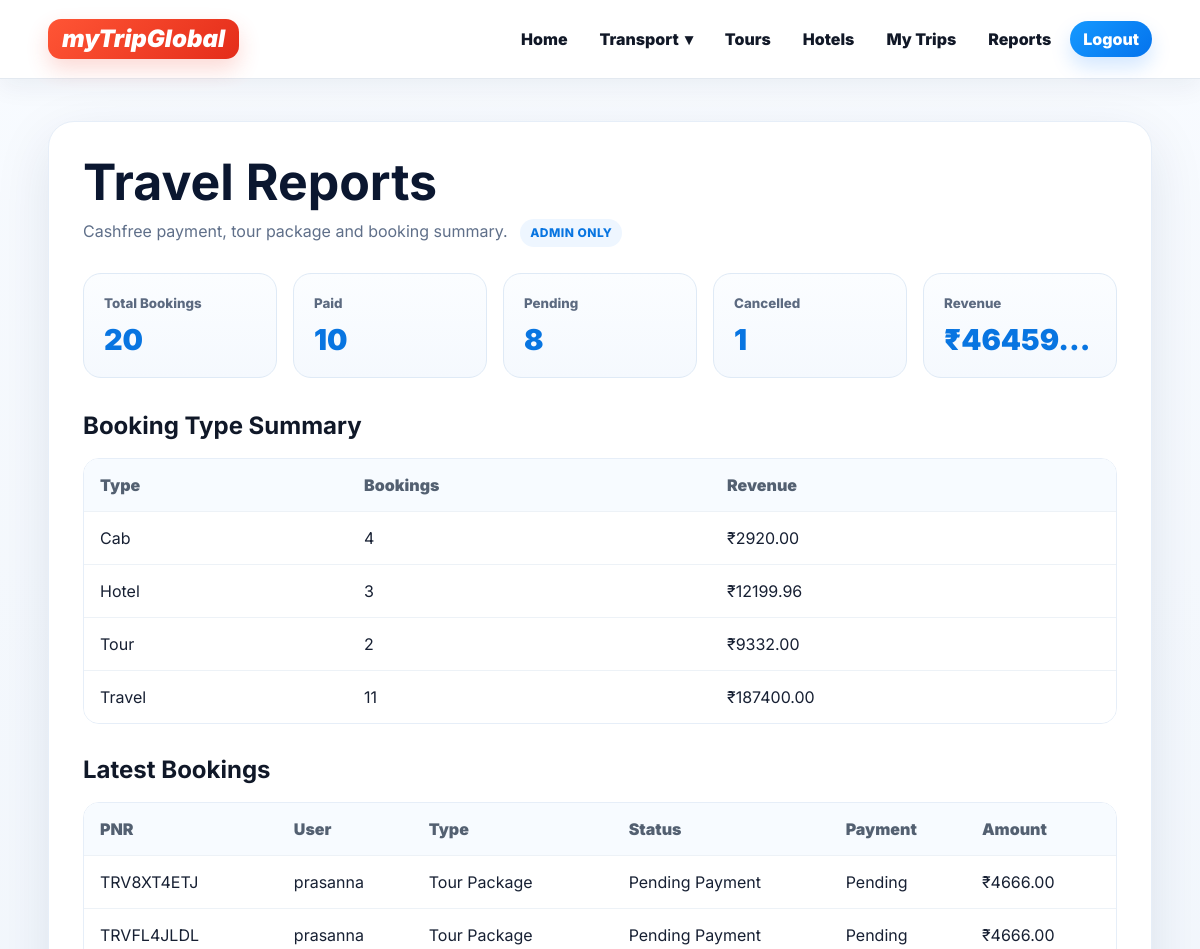
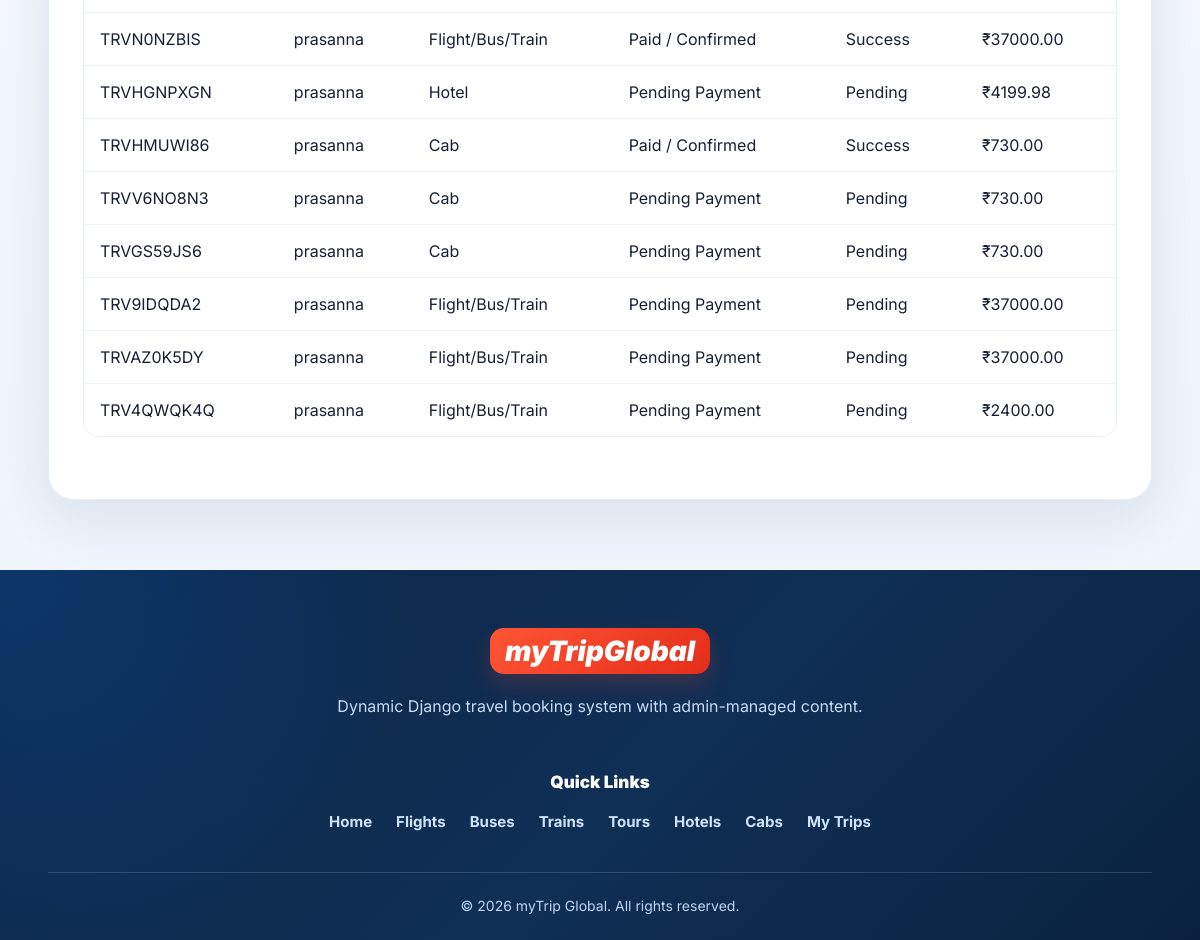
Screenshot of /dashboard/reports/ (signed in) with the database file from the repository (2 pictures, top to bottom).
### booking/models.py (models this page shows, shortened)
class SiteSetting(models.Model):
    site_name = models.CharField(max_length=100, default='myTrip Global')
    logo_text = models.CharField(max_length=40, default='myTrip')
    tagline = models.CharField(max_length=150, blank=True, default="")
    hero_title = models.CharField(max_length=180, default='Book flights, buses, trains, hotels, tours and cabs in one place')
    hero_subtitle = models.TextField(default='Search travel, select seats, choose packages and pay securely online with Cashfree.')
    hero_image = models.ImageField(upload_to='site/', blank=True, null=True)
    support_email = models.EmailField(blank=True)
    support_phone = models.CharField(max_length=25, blank=True)
    footer_about = models.TextField(default='Book flights, buses, trains, tour packages, hotels and cabs from one trusted travel platform.')
    instagram_url = models.URLField(blank=True)
    twitter_url = models.URLField(blank=True)
    facebook_url = models.URLField(blank=True)
    is_active = models.BooleanField(default=True)
    updated_at = models.DateTimeField(auto_now=True)
    class Meta:
        verbose_name = 'Site Setting'
        verbose_name_plural = 'Site Settings'
    @classmethod
    def load(cls):
        return cls.objects.filter(is_active=True).order_by('-updated_at').first() or cls()

class Booking(models.Model):
    BOOKING_TYPES = [
        ('travel', 'Flight/Bus/Train'),
        ('tour', 'Tour Package'),
        ('hotel', 'Hotel'),
        ('cab', 'Cab'),
    ]
    STATUS_CHOICES = [
        ('pending', 'Pending Payment'),
        ('paid', 'Paid / Confirmed'),
        ('failed', 'Payment Failed'),
        ('cancelled', 'Cancelled'),
    ]
    PAYMENT_CHOICES = [
        ('pending', 'Pending'),
        ('success', 'Success'),
        ('failed', 'Failed'),
        ('refunded', 'Refunded'),
    ]
    user = models.ForeignKey(settings.AUTH_USER_MODEL, on_delete=models.CASCADE, related_name='bookings')
    booking_type = models.CharField(max_length=20, choices=BOOKING_TYPES)
    travel_service = models.ForeignKey(TravelService, on_delete=models.SET_NULL, null=True, blank=True)
    tour_package = models.ForeignKey(TourPackage, on_delete=models.SET_NULL, null=True, blank=True)
    hotel = models.ForeignKey(Hotel, on_delete=models.SET_NULL, null=True, blank=True)
    cab = models.ForeignKey(Cab, on_delete=models.SET_NULL, null=True, blank=True)
    pnr = models.CharField(max_length=15, unique=True, blank=True)
    travellers = models.PositiveIntegerField(default=1)
    selected_seats = models.JSONField(default=list, blank=True)
    check_in = models.DateField(blank=True, null=True)
    check_out = models.DateField(blank=True, null=True)
    rooms = models.PositiveIntegerField(default=1)
    pickup_location = models.CharField(max_length=150, blank=True)
    drop_location = models.CharField(max_length=150, blank=True)
    pickup_date = models.DateField(blank=True, null=True)
    tour_travel_date = models.DateField(blank=True, null=True)
    distance_km = models.DecimalField(max_digits=8, decimal_places=2, default=Decimal('0.00'))
    special_requests = models.TextField(blank=True)
    total_amount = models.DecimalField(max_digits=10, decimal_places=2, default=Decimal('0.00'))
    status = models.CharField(max_length=20, choices=STATUS_CHOICES, default='pending')
    payment_status = models.CharField(max_length=20, choices=PAYMENT_CHOICES, default='pending')
    created_at = models.DateTimeField(auto_now_add=True)
    cancelled_at = models.DateTimeField(blank=True, null=True)
    class Meta:
        ordering = ['-created_at']

### booking/views.py (the view)
# urls.py: path('dashboard/reports/', views.staff_reports, name='staff_reports'),
@login_required
def staff_reports(request):
    if not (request.user.is_staff or request.user.is_superuser):
        messages.error(request, 'Reports are available only for admin/staff users.')
        return redirect('home')
    total_bookings = Booking.objects.count()
    confirmed_bookings = Booking.objects.filter(status='paid').count()
    pending_bookings = Booking.objects.filter(status='pending').count()
    cancelled_bookings = Booking.objects.filter(status='cancelled').count()
    revenue = Booking.objects.filter(status='paid').aggregate(total=Sum('total_amount'))['total'] or Decimal('0.00')
    by_type = Booking.objects.values('booking_type').annotate(count=Count('id'), revenue=Sum('total_amount')).order_by('booking_type')
    latest_bookings = Booking.objects.select_related('user', 'travel_service', 'tour_package', 'hotel', 'cab').order_by('-created_at')[:10]
    return render(request, 'staff_reports.html', {
        'total_bookings': total_bookings,
        'confirmed_bookings': confirmed_bookings,
        'pending_bookings': pending_bookings,
        'cancelled_bookings': cancelled_bookings,
        'revenue': revenue,
        'by_type': by_type,
        'latest_bookings': latest_bookings,
    })

### booking/context_processors.py (called while the page is built)
def global_site_data(request):
    try:
        return {
            'site_settings': SiteSetting.load(),
            'footer_links': FooterLink.objects.filter(is_active=True)[:8],
        }
    except Exception:
        return {
            'site_settings': SiteSetting(),
            'footer_links': [],
        }

### booking/templates/staff_reports.html (shortened to what this page needs)
{% extends 'base.html' %}
{% load static %}
{% block extra_css %}<link rel="stylesheet" href="{% static 'css/staff_reports.css' %}?v=12.0">{% endblock %}
{% block content %}
<section class="dashboard-page">
    <h1>Travel Reports</h1>
    <p>Cashfree payment, tour package and booking summary. <span class="admin-badge">Admin only</span></p>
    <div class="stat-grid">
        <div><small>Total Bookings</small><strong>{{ total_bookings }}</strong></div>
        <div><small>Paid</small><strong>{{ confirmed_bookings }}</strong></div>
        <div><small>Pending</small><strong>{{ pending_bookings }}</strong></div>
        <div><small>Cancelled</small><strong>{{ cancelled_bookings }}</strong></div>
        <div><small>Revenue</small><strong>₹{{ revenue|floatformat:2 }}</strong></div>
    </div>
    <h2>Booking Type Summary</h2>
    <div class="report-table-wrap">
    <table>
        <thead><tr><th>Type</th><th>Bookings</th><th>Revenue</th></tr></thead>
        <tbody>
            {% for row in by_type %}
                <tr><td>{{ row.booking_type|title }}</td><td>{{ row.count }}</td><td>₹{{ row.revenue|default:'0.00'|floatformat:2 }}</td></tr>
            {% empty %}
                <tr><td colspan="3">No bookings yet.</td></tr>
            {% endfor %}
        </tbody>
    </table>
    </div>
    <h2>Latest Bookings</h2>
    <div class="report-table-wrap">
    <table>
        <thead><tr><th>PNR</th><th>User</th><th>Type</th><th>Status</th><th>Payment</th><th>Amount</th></tr></thead>
        <tbody>
            {% for booking in latest_bookings %}
                <tr><td>{{ booking.pnr }}</td><td>{{ booking.user.username }}</td><td>{{ booking.get_booking_type_display }}</td><td>{{ booking.get_status_display }}</td><td>{{ booking.get_payment_status_display }}</td><td>₹{{ booking.total_amount|floatformat:2 }}</td></tr>
            {% empty %}
                <tr><td colspan="6">No bookings yet.</td></tr>
            {% endfor %}
        </tbody>
    </table>
    </div>
</section>
{% endblock %}

### booking/templates/base.html (shortened to what this page needs)
{% load static %}
<!doctype html>
<html lang="en">
<head>
    <link rel="stylesheet" href="{% static 'css/base.css' %}?v=25.0">
    {% block extra_css %}{% endblock %}
</head>
<body>
<header class="site-header">
    <div class="header-inner">
        <a class="brand" href="{% url 'home' %}" aria-label="Home">
            <span class="brand-mark">
                {{ site_settings.logo_text|default:'myTripGlobal' }}
            </span>
        </a>
        <nav class="main-nav" aria-label="Main navigation">
            <a href="{% url 'home' %}">Home</a>
            <details class="nav-dropdown">
                <summary>
                    Transport <span>▾</span>
                </summary>
            </details>
            <a href="{% url 'tour_list' %}">Tours</a>
            <a href="{% url 'hotel_list' %}">Hotels</a>
            {% if user.is_authenticated %}
                <a href="{% url 'my_bookings' %}">My Trips</a>
                {% if user.is_staff or user.is_superuser %}
                    <a href="{% url 'staff_reports' %}">Reports</a>
                {% endif %}
                <form class="logout-form" method="post" action="{% url 'logout' %}">
                    <button type="submit">Logout</button>
                </form>
            {% else %}
                <a class="login-link" href="{% url 'login' %}">Login</a>
                <a class="signup-link" href="{% url 'signup' %}">Sign up</a>
            {% endif %}
        </nav>
    </div>
</header>
<main>
    {% block content %}{% endblock %}
</main>
<footer class="site-footer">
    <div class="footer-inner footer-modern">
        <div class="footer-brand">
            <a class="brand footer-logo" href="{% url 'home' %}" aria-label="Home">
                <span class="brand-mark">
                    {{ site_settings.logo_text|default:'myTripGlobal' }}
                </span>
            </a>
            <p>
                {{ site_settings.footer_about|default:'Dynamic Django travel booking system with admin-managed content.' }}
            </p>
        </div>
        <div class="footer-menu">
            <h4>Quick Links</h4>
            <div class="footer-link-row">
                <a href="{% url 'home' %}">Home</a>
                <a href="{% url 'flight_list' %}">Flights</a>
                <a href="{% url 'bus_list' %}">Buses</a>
                <a href="{% url 'train_list' %}">Trains</a>
                <a href="{% url 'tour_list' %}">Tours</a>
                <a href="{% url 'hotel_list' %}">Hotels</a>
                <a href="{% url 'cab_list' %}">Cabs</a>
                {% if user.is_authenticated %}
                    <a href="{% url 'my_bookings' %}">My Trips</a>
                {% endif %}
            </div>
        </div>
    </div>
    <div class="footer-bottom">
        <span>
            © 2026 {{ site_settings.site_name|default:'myTrip Global' }}. All rights reserved.
        </span>
    </div>
</footer>
</body>
</html>

### booking/static/css/base.css (style rules this page uses)
:root { --primary: #0b7cff; --primary-600: #0067df; --primary-dark: #063a83; --accent: #ef3f2e; --success: #08985d; --warning: #b7791f; --danger: #d92d20; --ink: #0f172a; --text: #334155; --muted: #64748b; --line: #dce6f2; --soft: #f1f7ff; --bg: #f4f8fc; --card: #ffffff; --shadow: 0 18px 45px rgba(15, 35, 66, .12); --shadow-sm: 0 8px 24px rgba(15, 35, 66, .08); --radius: 24px; --container: min(1180px, 92vw); }
* { box-sizing: border-box; }
html { scroll-behavior: smooth; }
body { margin: 0; font-family: Inter, system-ui, -apple-system, BlinkMacSystemFont, "Segoe UI", Roboto, Arial, sans-serif; background: linear-gradient(180deg, #f8fbff 0%, #eef4fb 100%); color: var(--ink); line-height: 1.5; }
a { color: inherit; text-decoration: none; }
button, input, select, textarea { font: inherit; }
button { cursor: pointer; }
main { min-height: 62vh; }
.site-header { position: sticky; top: 0; z-index: 1000; background: rgba(255, 255, 255, .97); backdrop-filter: blur(14px); border-bottom: 1px solid rgba(226, 232, 240, .95); box-shadow: 0 8px 24px rgba(15, 35, 66, .06); }
.header-inner { width: var(--container); margin: 0 auto; min-height: 78px; display: flex; align-items: center; justify-content: space-between; gap: 24px; }
.brand { display: inline-flex; align-items: center; gap: 12px; min-width: max-content; }
.brand-mark { display: inline-flex; align-items: center; justify-content: center; background: linear-gradient(135deg, #ff5535, #e42d1a); color: #ffffff; border-radius: 13px; padding: 8px 14px; font-size: 24px; line-height: 1; font-weight: 900; font-style: italic; box-shadow: 0 10px 22px rgba(239, 63, 46, .2); }
.main-nav { display: flex; align-items: center; justify-content: flex-end; gap: 6px; flex-wrap: wrap; }
.main-nav > a, .logout-form button { border: 0; background: transparent; color: #111827; border-radius: 999px; padding: 10px 13px; font-weight: 850; line-height: 1; transition: .18s ease; }
.main-nav .login-link, .main-nav .signup-link, .logout-form button { background: linear-gradient(135deg, #1599ff, #0473ed); color: #ffffff; box-shadow: 0 10px 20px rgba(11, 124, 255, .18); }
.logout-form { margin: 0; }
.nav-dropdown { position: relative; display: inline-flex; align-items: center; }
.nav-dropdown summary { list-style: none; border: 0; background: transparent; color: #111827; border-radius: 999px; padding: 10px 13px; font-weight: 850; line-height: 1; cursor: pointer; transition: .18s ease; display: inline-flex; align-items: center; gap: 6px; }
.site-footer { background: radial-gradient(circle at top left, rgba(11, 124, 255, .18), transparent 34%), linear-gradient(135deg, #0d2748 0%, #102f55 55%, #09213f 100%); color: #dcecff; padding: 58px 0 24px; margin-top: 70px; }
.footer-inner { width: var(--container); margin: 0 auto; }
.footer-modern { display: flex; flex-direction: column; gap: 34px; }
.footer-brand { text-align: center; max-width: 780px; margin: 0 auto; }
.footer-brand .footer-logo { display: inline-flex; justify-content: center; margin-bottom: 18px; }
.footer-brand .brand-mark { font-size: 28px; padding: 9px 15px; border-radius: 14px; }
.footer-brand p { margin: 0 auto; max-width: 720px; color: #c7dcf4; font-size: 16px; line-height: 1.75; }
.footer-menu { text-align: center; }
.footer-menu h4 { color: #ffffff; font-size: 17px; font-weight: 900; margin: 0 0 16px; }
.footer-link-row { display: flex; justify-content: center; align-items: center; gap: 14px 24px; flex-wrap: wrap; }
.footer-link-row a { color: #cfe5ff; font-size: 15px; font-weight: 700; transition: .2s ease; }
.footer-bottom { width: var(--container); margin: 38px auto 0; padding-top: 22px; border-top: 1px solid rgba(255, 255, 255, .14); text-align: center; color: #bdd5ef; font-size: 14px; }
.results-wrap, .detail-page, .bookings-page, .payment-page, .dashboard-page, .auth-page, .seat-page, .cancel-page { width: var(--container); margin: 42px auto 64px; }
.ticket-grid, .payment-box, .stat-grid { display: grid; grid-template-columns: repeat(4, minmax(0, 1fr)); gap: 14px; }
.auth-card, .payment-card, .seat-layout-card, .dashboard-page { background: #ffffff; border: 1px solid rgba(226, 232, 240, .92); border-radius: 26px; padding: 30px; box-shadow: var(--shadow-sm); }

### rows the page displays
SiteSetting: logo_text "myTripGlobal", footer_about "Dynamic Django travel booking system with admin-managed content.", site_name "myTrip Global"
Booking: pnr "TRV8XT4ETJ", user.username "prasanna", booking_type "Tour Package", status "Pending Payment", payment_status "Pending", total_amount "4666.00"
Booking: pnr "TRVFL4JLDL", user.username "prasanna", booking_type "Tour Package", status "Pending Payment", payment_status "Pending", total_amount "4666.00"
Booking: pnr "TRVN0NZBIS", user.username "prasanna", booking_type "Flight/Bus/Train", status "Paid / Confirmed", payment_status "Success", total_amount "37000.00"
Booking: pnr "TRVHGNPXGN", user.username "prasanna", booking_type "Hotel", status "Pending Payment", payment_status "Pending", total_amount "4199.98"
Booking: pnr "TRVHMUWI86", user.username "prasanna", booking_type "Cab", status "Paid / Confirmed", payment_status "Success", total_amount "730.00"
Booking: pnr "TRVV6NO8N3", user.username "prasanna", booking_type "Cab", status "Pending Payment", payment_status "Pending", total_amount "730.00"
Booking: pnr "TRVGS59JS6", user.username "prasanna", booking_type "Cab", status "Pending Payment", payment_status "Pending", total_amount "730.00"
Booking: pnr "TRV9IDQDA2", user.username "prasanna", booking_type "Flight/Bus/Train", status "Pending Payment", payment_status "Pending", total_amount "37000.00"
Booking: pnr "TRVAZ0K5DY", user.username "prasanna", booking_type "Flight/Bus/Train", status "Pending Payment", payment_status "Pending", total_amount "37000.00"
Booking: pnr "TRV4QWQK4Q", user.username "prasanna", booking_type "Flight/Bus/Train", status "Pending Payment", payment_status "Pending", total_amount "2400.00"

### other values shown
{{ total_bookings }} "20"
{{ confirmed_bookings }} "10"
{{ pending_bookings }} "8"
{{ cancelled_bookings }} "1"
{{ revenue|floatformat:2 }} "46459…"
{{ row.booking_type|title }} "Cab" "Hotel" "Tour" "Travel"
{{ row.count }} "4" "3" "2" "11"
{{ row.revenue|default:'0.00'|floatformat:2 }} "2920.00" "12199.96" "9332.00" "187400.00"
